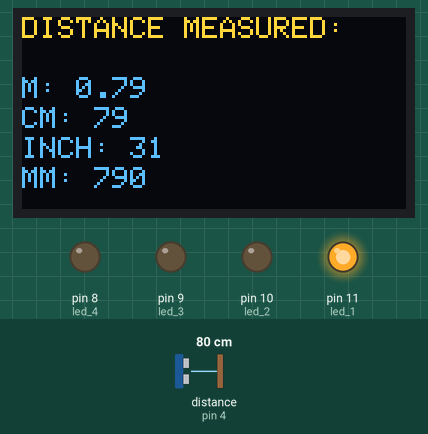
Simulated run of this sketch. Board: Arduino Nano, built with avr-gcc and run on an emulated ATmega328P. Shown: 128×64 one-colour display, output pins drawn as LEDs (lit = HIGH). Wiring (inferred from the names in the program): ultrasonic range finder: trigger pin 2; echo pin 4. The inputs (shaded band) are chosen by the test bench; at power-on: distance to the obstacle (sensor on pin 4) 80 cm. The echo pulse lasts 58.3 µs per cm; the OLED is the two-colour kind (top 16 rows yellow); pins used as bus, display or sensor lines are not drawn; what the sketch prints to the serial monitor is not drawn.

Above: at 2.7 s.
2.8 s: distance to the obstacle (sensor on pin 4) set to 98 cm
At 3.4 s:
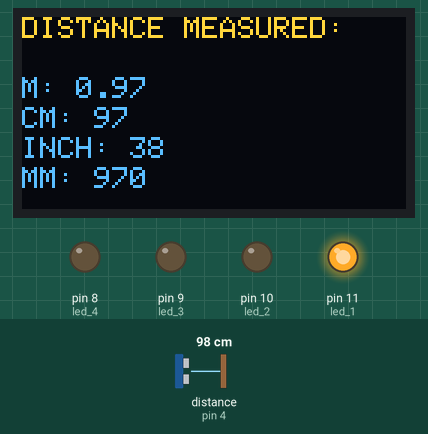
4.3 s: distance to the obstacle (sensor on pin 4) set to 106 cm
At 5.4 s:
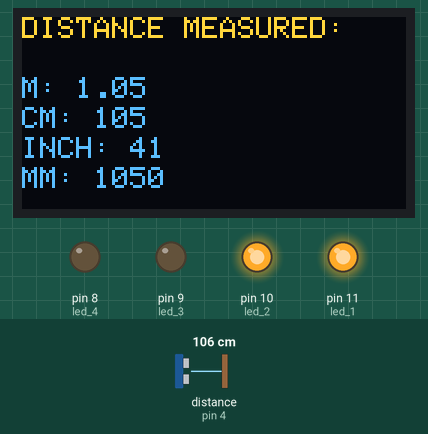
6.2 s: distance to the obstacle (sensor on pin 4) set to 197 cm
At 6.6 s:
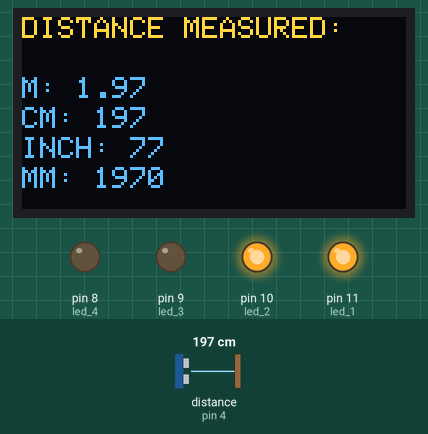
7.7 s: distance to the obstacle (sensor on pin 4) set to 206 cm
At 8.3 s:
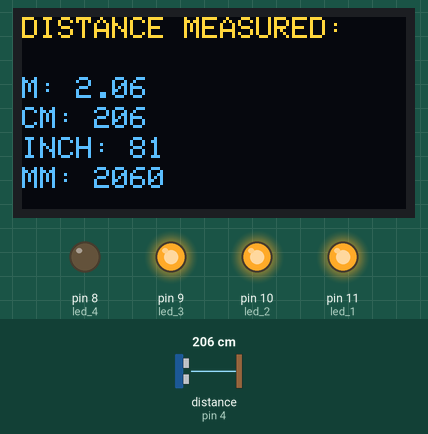
9.4 s: distance to the obstacle (sensor on pin 4) set to 2 cm
At 10.0 s:
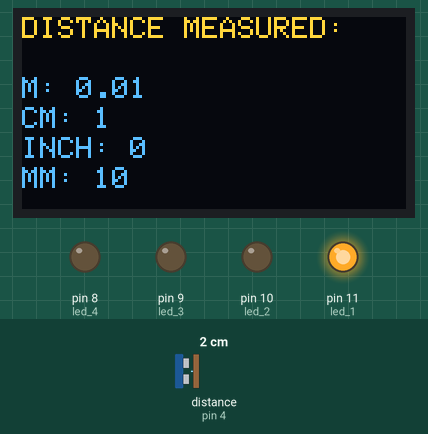
11.0 s: distance to the obstacle (sensor on pin 4) set to 60 cm
At 11.64 s:
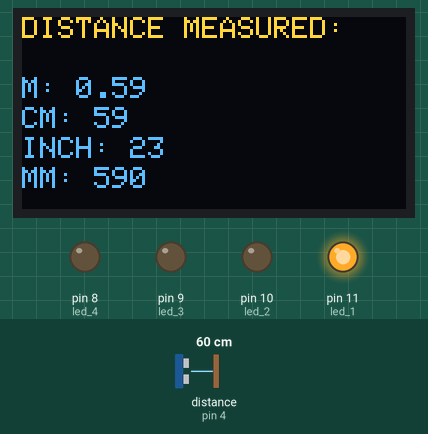
Timing chart, 0 to 13.7 s (numbered marks = the images above; inputs shaded):
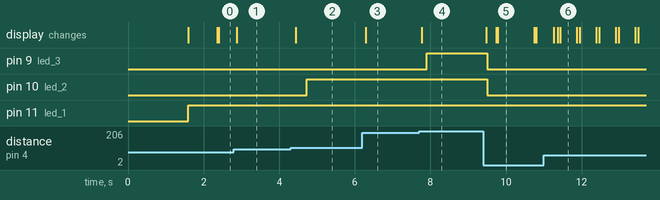

Measured:
- the behaviour switches between 101 and 102 cm on distance to the obstacle (sensor on pin 4) (found by bisection; images 1 and 2)
- the behaviour switches between 200 and 201 cm on distance to the obstacle (sensor on pin 4) (found by bisection; images 3 and 4)
- after the input at 2.8 s, the display: changes after 0.08 s (image 1)
- after the input at 4.3 s, pin 10 (led_2): LOW → HIGH after 0.43 s; the display: changes after 0.14 s (image 2)
- after the input at 6.2 s, the display: changes after 0.09 s (image 3)
- after the input at 7.7 s, pin 9 (led_3): LOW → HIGH after 0.21 s; the display: changes after 0.07 s (image 4)
- after the input at 9.4 s, pin 9 (led_3), pin 10 (led_2): HIGH → LOW after 0.10 s; the display: changes after 0.08 s (image 5)
- after the input at 11.0 s, the display: changes after 0.26 s (image 6)

The sketch:

nano-ultrasonic-sh1106-oled-rangefinder.ino
```cpp
#include <Wire.h>
#include <Adafruit_GFX.h>
#include <Adafruit_SH110X.h>

#define SCREEN_WIDTH 128 // OLED display width, in pixels
#define SCREEN_HEIGHT 64 // OLED display height, in pixels
#define i2c_Address 0x3C // I2C address for SH1106 OLED display
#define trigPin 2
#define echoPin 4

int led_1 = 11;
int led_2 = 10;
int led_3 = 9;
int led_4 = 8;

float distanceMeter;
long distanceCm, distanceMm, distanceInch;

unsigned long previousMillis = 0; // Store last time something was updated

// Add these new declarations
unsigned long previousLEDMillis = 0; // Store last time LEDs were updated
const int ledUpdateInterval = 500;   // Interval for LED updates (milliseconds)

Adafruit_SH1106G display = Adafruit_SH1106G(SCREEN_WIDTH, SCREEN_HEIGHT, &Wire, -1);

void setup() {
  pinMode(trigPin, OUTPUT);
  pinMode(echoPin, INPUT);
  pinMode(led_1, OUTPUT);
  pinMode(led_2, OUTPUT);
  pinMode(led_3, OUTPUT);
  pinMode(led_4, OUTPUT);

  Serial.begin(9600);  // Start serial communication

  // Initialize the SH1106 OLED display
  if (!display.begin(i2c_Address, true)) {
    Serial.println(F("SH1106 OLED initialization failed"));
    for (;;);
  }

  // Clear the display buffer and show a startup message
  display.clearDisplay();
  display.setTextSize(1);
  display.setTextColor(SH110X_WHITE);
  display.setCursor(0, 0);
  display.print("Distance Measurement");
  display.setTextSize(2);
  display.setCursor(0, 10);
  display.print("Sensor");
  display.setTextSize(1);
  display.setCursor(20, 40);
  display.print("BY:");
  display.setCursor(40, 50);
  display.print("GROUP 5");
  display.display();           // Show the message on the screen
  delay(1500);                 // Delay for 1.5 seconds
  display.clearDisplay();      // Clear the display
}

void loop() {
  long duration;

  // Trigger the ultrasonic sensor
  digitalWrite(trigPin, LOW);
  delayMicroseconds(2);
  digitalWrite(trigPin, HIGH);
  delayMicroseconds(10);
  digitalWrite(trigPin, LOW);

  // Read the echo and calculate distance in centimeters
  duration = pulseIn(echoPin, HIGH);
  distanceCm = (duration / 2) / 29.1;    // Distance in cm
  distanceMm = distanceCm * 10;          // Distance in millimeters
  distanceInch = distanceCm / 2.54;      // Convert to inches
  distanceMeter = distanceCm / 100.0;    // Convert to meters

  // Display the distance on the OLED
  display.clearDisplay();
  display.setCursor(0, 0);
  display.print("DISTANCE MEASURED:");
  display.setCursor(0, 20);
  display.print("M: ");
  display.print(distanceMeter, 2);
  display.setCursor(0, 30);
  display.print("CM: ");
  display.print(distanceCm);
  display.setCursor(0, 40);
  display.print("INCH: ");
  display.print(distanceInch);
  display.setCursor(0, 50);
  display.print("MM: ");
  display.print(distanceMm);
  display.display(); // Update the OLED display with the new data

  // Debug print for distance meter
  Serial.print("Distance in Meters: ");
  Serial.println(distanceMeter);
  Serial.print("Distance in Millimeters: ");
  Serial.println(distanceMm);

  unsigned long currentMillis = millis();

  // Update LEDs
  if (currentMillis - previousLEDMillis >= ledUpdateInterval) {
    previousLEDMillis = currentMillis;

    // LED Pattern
    if ((distanceCm >= 0) && (distanceCm <= 100)) {
      digitalWrite(led_1, HIGH);
      digitalWrite(led_2, LOW);
      digitalWrite(led_3, LOW);
      digitalWrite(led_4, LOW);
    }
    if ((distanceCm >= 101) && (distanceCm <= 200)) {
      digitalWrite(led_1, HIGH);
      digitalWrite(led_2, HIGH);
      digitalWrite(led_3, LOW);
      digitalWrite(led_4, LOW);
    }

    if ((distanceCm >= 201) && (distanceCm <= 300)) {
      digitalWrite(led_1, HIGH);
      digitalWrite(led_2, HIGH);
      digitalWrite(led_3, HIGH);
      digitalWrite(led_4, LOW);
    }

    if ((distanceCm >= 301) && (distanceCm <= 400)) {
      digitalWrite(led_1, HIGH);
      digitalWrite(led_2, HIGH);
      digitalWrite(led_3, HIGH);
      digitalWrite(led_4, HIGH);
    }

    delay(200); // Pause to let things settle
  }
}
```
